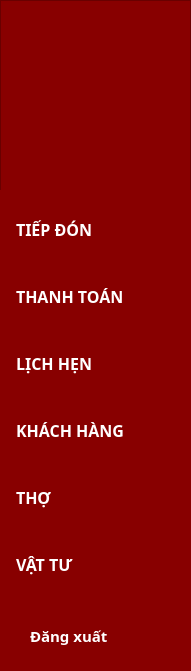
   <widget class="QWidget" name="widget" native="true">
    <property name="geometry">
     <rect>
      <x>0</x>
      <y>0</y>
      <width>191</width>
      <height>671</height>
     </rect>
    </property>
    <property name="styleSheet">
     <string notr="true">QWidget{
	background-color: rgb(136, 0, 0);
}
QPushButton{
	color: rgb(255, 255, 255);
	padding: 16px;
	text-align: left;
	border:none;
}
QPushButton:hover{
	background-color: rgb(168, 0, 0);
}
QPushButton:checked{
	background-color: rgb(255, 255, 255);
	color: rgb(136, 0, 0);
}</string>
    </property>
    <widget class="QFrame" name="frame_logo">
     <property name="geometry">
      <rect>
       <x>0</x>
       <y>0</y>
       <width>191</width>
       <height>191</height>
      </rect>
     </property>
     <property name="styleSheet">
      <string notr="true">image: url(:/img/Barbershop/2.png);</string>
     </property>
     <property name="frameShape">
      <enum>QFrame::StyledPanel</enum>
     </property>
     <property name="frameShadow">
      <enum>QFrame::Raised</enum>
     </property>
    </widget>
    <widget class="QWidget" name="layoutWidget">
     <property name="geometry">
      <rect>
       <x>0</x>
       <y>190</y>
       <width>191</width>
       <height>415</height>
      </rect>
     </property>
     <layout class="QVBoxLayout" name="verticalLayout">
      <property name="spacing">
       <number>0</number>
      </property>
      <item>
       <widget class="QPushButton" name="tiepdon_btn">
        <property name="font">
         <font>
          <family>Noto Sans</family>
          <pointsize>12</pointsize>
          <weight>75</weight>
          <bold>true</bold>
         </font>
        </property>
        <property name="text">
         <string>TIẾP ĐÓN</string>
        </property>
        <property name="checkable">
         <bool>true</bool>
        </property>
        <property name="checked">
         <bool>false</bool>
        </property>
        <property name="autoExclusive">
         <bool>true</bool>
        </property>
       </widget>
      </item>
      <item>
       <widget class="QPushButton" name="thanhtoan_btn">
        <property name="font">
         <font>
          <family>Noto Sans</family>
          <pointsize>12</pointsize>
          <weight>75</weight>
          <bold>true</bold>
         </font>
        </property>
        <property name="text">
         <string>THANH TOÁN</string>
        </property>
        <property name="checkable">
         <bool>true</bool>
        </property>
        <property name="autoExclusive">
         <bool>true</bool>
        </property>
       </widget>
      </item>
      <item>
       <widget class="QPushButton" name="lichhen_btn">
        <property name="font">
         <font>
          <family>Noto Sans</family>
          <pointsize>12</pointsize>
          <weight>75</weight>
          <bold>true</bold>
         </font>
        </property>
        <property name="cursor">
         <cursorShape>PointingHandCursor</cursorShape>
        </property>
        <property name="styleSheet">
         <string notr="true"/>
        </property>
        <property name="text">
         <string>LỊCH HẸN</string>
        </property>
        <property name="checkable">
         <bool>true</bool>
        </property>
        <property name="autoExclusive">
         <bool>true</bool>
        </property>
       </widget>
      </item>
      <item>
       <widget class="QPushButton" name="khachhang_btn">
        <property name="font">
         <font>
          <family>Noto Sans</family>
          <pointsize>12</pointsize>
          <weight>75</weight>
          <bold>true</bold>
         </font>
        </property>
        <property name="cursor">
         <cursorShape>PointingHandCursor</cursorShape>
        </property>
        <property name="styleSheet">
         <string notr="true"/>
        </property>
        <property name="text">
         <string>KHÁCH HÀNG</string>
        </property>
        <property name="checkable">
         <bool>true</bool>
        </property>
        <property name="autoExclusive">
         <bool>true</bool>
        </property>
       </widget>
      </item>
      <item>
       <widget class="QPushButton" name="tho_btn">
        <property name="font">
         <font>
          <family>Noto Sans</family>
          <pointsize>12</pointsize>
          <weight>75</weight>
          <bold>true</bold>
         </font>
        </property>
        <property name="cursor">
         <cursorShape>PointingHandCursor</cursorShape>
        </property>
        <property name="styleSheet">
         <string notr="true"/>
        </property>
        <property name="text">
         <string>THỢ</string>
        </property>
        <property name="checkable">
         <bool>true</bool>
        </property>
        <property name="autoExclusive">
         <bool>true</bool>
        </property>
       </widget>
      </item>
      <item>
       <widget class="QPushButton" name="vattu_btn">
        <property name="font">
         <font>
          <family>Noto Sans</family>
          <pointsize>12</pointsize>
          <weight>75</weight>
          <bold>true</bold>
         </font>
        </property>
        <property name="cursor">
         <cursorShape>PointingHandCursor</cursorShape>
        </property>
        <property name="styleSheet">
         <string notr="true"/>
        </property>
        <property name="text">
         <string>VẬT TƯ</string>
        </property>
        <property name="checkable">
         <bool>true</bool>
        </property>
        <property name="autoExclusive">
         <bool>true</bool>
        </property>
       </widget>
      </item>
     </layout>
    </widget>
    <widget class="QPushButton" name="logout_btn">
     <property name="geometry">
      <rect>
       <x>20</x>
       <y>610</y>
       <width>141</width>
       <height>51</height>
      </rect>
     </property>
     <property name="font">
      <font>
       <family>Noto Sans</family>
       <pointsize>11</pointsize>
       <weight>75</weight>
       <bold>true</bold>
      </font>
     </property>
     <property name="layoutDirection">
      <enum>Qt::LeftToRight</enum>
     </property>
     <property name="styleSheet">
      <string notr="true">QPushButton {
	padding: 10px
}
QPushButton:hover{
	
	background-color: rgb(136, 0, 0);
	
	color: rgb(212, 202, 181);
}</string>
     </property>
     <property name="text">
      <string>Đăng xuất</string>
     </property>
     <property name="icon">
      <iconset resource="bg_img.qrc">
       <normaloff>:/img/Barbershop/logout.png</normaloff>:/img/Barbershop/logout.png</iconset>
     </property>
    </widget>
   </widget>
